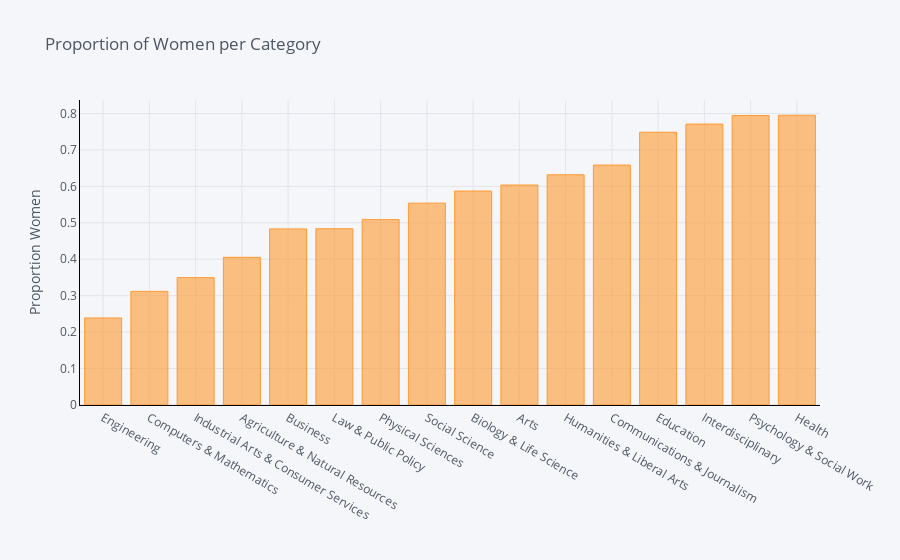

Notebook cell for this chart:
### Code cell
#Plotta i histogram – först de 6 största, sedan sorterat på average av ShareWomen.
df.groupby("Major_category").mean()["ShareWomen"].sort_values(ascending = True).iplot(
    kind="bar",
    yTitle="Proportion Women",
    linecolor="black",
    title="Proportion of Women per Category",
)

### Figure 1 — Plotly figure (JSON) as saved in the notebook; plotly's stock layout.template omitted (floating-point values rounded to 4 significant figures)
{"data": [{"marker": {"color": "rgba(255, 153, 51, 0.6)", "line": {"color": "rgba(255, 153, 51, 1.0)", "width": 1}}, "name": "ShareWomen", "orientation": "v", "text": "", "type": "bar", "x": ["Engineering", "Computers & Mathematics", "Industrial Arts & Consumer Services", "Agriculture & Natural Resources", "Business", "Law & Public Policy", "Physical Sciences", "Social Science", "Biology & Life Science", "Arts", "Humanities & Liberal Arts", "Communications & Journalism", "Education", "Interdisciplinary", "Psychology & Social Work", "Health"], "y": [0.2389, 0.3118, 0.3495, 0.4053, 0.4832, 0.4836, 0.5087, 0.554, 0.5872, 0.6037, 0.6318, 0.6584, 0.7485, 0.7709, 0.7944, 0.7952]}], "layout": {"legend": {"bgcolor": "#F5F6F9", "font": {"color": "#4D5663"}}, "paper_bgcolor": "#F5F6F9", "plot_bgcolor": "#F5F6F9", "title": {"font": {"color": "#4D5663"}, "text": "Proportion of Women per Category"}, "xaxis": {"gridcolor": "#E1E5ED", "linecolor": "black", "showgrid": true, "tickfont": {"color": "#4D5663"}, "title": {"font": {"color": "#4D5663"}, "text": ""}, "zerolinecolor": "#E1E5ED"}, "yaxis": {"gridcolor": "#E1E5ED", "linecolor": "black", "showgrid": true, "tickfont": {"color": "#4D5663"}, "title": {"font": {"color": "#4D5663"}, "text": "Proportion Women"}, "zerolinecolor": "#E1E5ED"}}}
